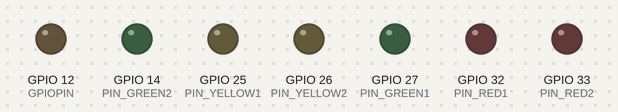
The program below on a simulated ESP32. Parts: output pins drawn as LEDs (lit = HIGH).

Above: at 0.05 s.
At 1.05 s:
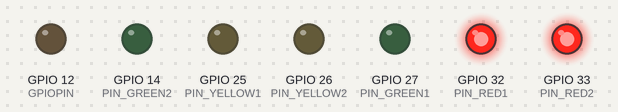
At 1.65 s:
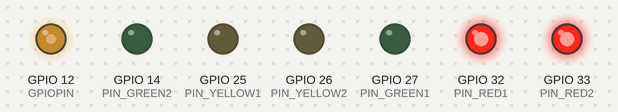
At 3.25 s:
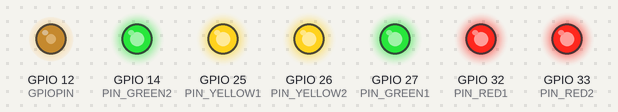
At 4.85 s:
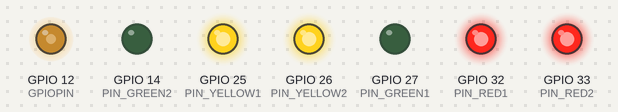
At 6.45 s:
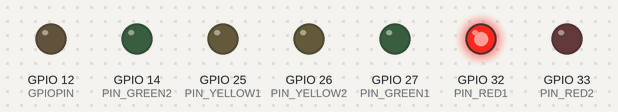
Timing chart, 0 to 9.1 s (numbered marks = the images above):
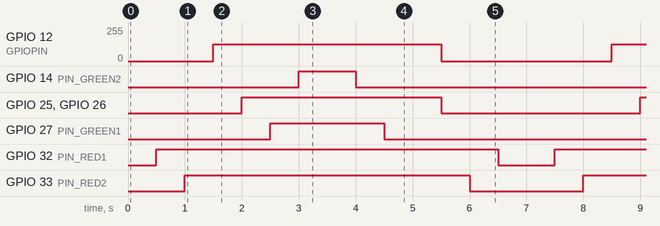

Measured:
- by itself, GPIO 12 (GPIOPIN): alternates 127/255 for 4.0 s and 0/255 for 3.0 s
- by itself, GPIO 14 (PIN_GREEN2): alternates HIGH for 1.0 s and LOW for 6.0 s
- by itself, GPIO 25 (PIN_YELLOW1), GPIO 26 (PIN_YELLOW2): alternates HIGH for 3.5 s and LOW for 3.5 s
- by itself, GPIO 27 (PIN_GREEN1): alternates HIGH for 2.0 s and LOW for 5.0 s
- by itself, GPIO 32 (PIN_RED1): alternates HIGH for 6.0 s and LOW for 1.0 s
- by itself, GPIO 33 (PIN_RED2): alternates HIGH for 5.0 s and LOW for 2.0 s

The program:

main.cpp
```cpp
//fastled en neopixel


#include <Arduino.h>
#define PIN_RED1    32 // GIOP23
#define PIN_RED2    33
#define PIN_GREEN1  27 // GIOP22
#define PIN_GREEN2  14
#define PIN_YELLOW1 25
#define PIN_YELLOW2 26
boolean oplopen = true;
boolean groen = false;
int score = 0;
int PWM_frequency = 1000;
int PWM_CHANNEL = 0;
int PWM_RESOLUTION = 8;
int GPIOPIN = 12;
int dutyCycle = 127;

//void schakelGroen(int tijd);
//void schakelRood(int tijd);
//void schakelGeel(int tijd);

void setup() {
  pinMode(PIN_RED1,OUTPUT);
  pinMode(PIN_RED2,OUTPUT);
  pinMode(PIN_GREEN1,OUTPUT);
  pinMode(PIN_GREEN2,OUTPUT);
  pinMode(PIN_YELLOW1,OUTPUT);
  pinMode(PIN_YELLOW2,OUTPUT);
  ledcSetup(PWM_CHANNEL, PWM_frequency, PWM_RESOLUTION);
  ledcAttachPin(GPIOPIN, PWM_CHANNEL);
  digitalWrite(PIN_RED1, LOW);digitalWrite(PIN_RED2, LOW);digitalWrite(PIN_GREEN1, LOW);
  digitalWrite(PIN_GREEN2, LOW);digitalWrite(PIN_YELLOW1, LOW);digitalWrite(PIN_YELLOW2, LOW);
}

void loop() {

int time = 500;
  if(score==0){
    digitalWrite(PIN_RED1, LOW);digitalWrite(PIN_RED2, LOW);digitalWrite(PIN_GREEN1, LOW);
    digitalWrite(PIN_GREEN2, LOW);digitalWrite(PIN_YELLOW1, LOW);digitalWrite(PIN_YELLOW2, LOW);
    ledcWrite(PWM_CHANNEL, 0);
  } //rood1
  else if(score==1){
    digitalWrite(PIN_RED1, HIGH);digitalWrite(PIN_RED2, LOW);digitalWrite(PIN_GREEN1, LOW);
    digitalWrite(PIN_GREEN2, LOW);digitalWrite(PIN_YELLOW1, LOW);digitalWrite(PIN_YELLOW2, LOW);
    ledcWrite(PWM_CHANNEL, 0);
  } //rood
  else if(score==2){
    digitalWrite(PIN_RED1, HIGH);digitalWrite(PIN_RED2, HIGH);digitalWrite(PIN_GREEN1, LOW);
    digitalWrite(PIN_GREEN2, LOW);digitalWrite(PIN_YELLOW1, LOW);digitalWrite(PIN_YELLOW2, LOW);
    ledcWrite(PWM_CHANNEL, 0);
  } //rood en geel1
  else if(score==3){
    digitalWrite(PIN_RED1, HIGH);digitalWrite(PIN_RED2, HIGH);digitalWrite(PIN_GREEN1, LOW);
    digitalWrite(PIN_GREEN2, LOW);//digitalWrite(PIN_YELLOW1, HIGH);digitalWrite(PIN_YELLOW2, LOW);
    ledcWrite(PWM_CHANNEL, dutyCycle);/*
    int i = time;
    while(i>0){
    if(groen){
      digitalWrite(PIN_YELLOW1, HIGH);
    }
    else{
      digitalWrite(PIN_YELLOW1, LOW);
    }
    groen = !groen;
    delay(5);
    i-=5;
  }  */
  } //rood en geel
  else if(score==4){
    digitalWrite(PIN_RED1, HIGH);digitalWrite(PIN_RED2, HIGH);digitalWrite(PIN_GREEN1, LOW);
    digitalWrite(PIN_GREEN2, LOW);digitalWrite(PIN_YELLOW1, HIGH);digitalWrite(PIN_YELLOW2, HIGH);
    ledcWrite(PWM_CHANNEL, dutyCycle);
  } //rood, geel en groen1
  else if(score==5){
    digitalWrite(PIN_RED1, HIGH);digitalWrite(PIN_RED2, HIGH);digitalWrite(PIN_GREEN1, HIGH);
    digitalWrite(PIN_GREEN2, LOW);digitalWrite(PIN_YELLOW1, HIGH);digitalWrite(PIN_YELLOW2, HIGH);
    ledcWrite(PWM_CHANNEL, dutyCycle);
  }
  else{ //rood, geel en groen
    digitalWrite(PIN_RED1, HIGH);digitalWrite(PIN_RED2, HIGH);digitalWrite(PIN_GREEN1, HIGH);
    digitalWrite(PIN_GREEN2, HIGH);digitalWrite(PIN_YELLOW1, HIGH);digitalWrite(PIN_YELLOW2, HIGH);
    ledcWrite(PWM_CHANNEL, dutyCycle);
  }
  if(oplopen && (score<6)){
    score++;
  }
  else if(oplopen && score==6){
    oplopen = false;
  }
  else if(!oplopen && score > 0){
    score--;
  }
  else oplopen = true;

  delay(500);
  //aflopen
}


/*
void schakelGroen(int tijd){
  digitalWrite(PIN_RED, LOW);
  digitalWrite(PIN_GREEN, HIGH);
  delay(tijd);
}

void schakelRood(int tijd){
  digitalWrite(PIN_RED, HIGH);
  digitalWrite(PIN_GREEN, LOW);
  delay(tijd);
}

void schakelGeel(int tijd){
  int i = tijd;
  while(i>0){
    digitalWrite(PIN_RED, HIGH);
    if(groen){
      digitalWrite(PIN_GREEN, HIGH);
    }
    else{
      digitalWrite(PIN_GREEN, LOW);
    }
    groen = !groen;
    delay(5);
    i-=5;
  }
}*/
```
